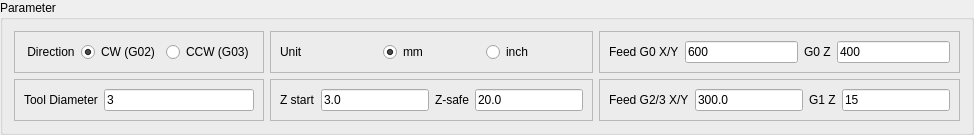
     <widget class="QGroupBox" name="groupBoxDirection">
      <property name="enabled">
       <bool>true</bool>
      </property>
      <property name="title">
       <string>Parameter</string>
      </property>
      <layout class="QGridLayout" name="gridLayout_3">
       <item row="2" column="0">
        <widget class="QFrame" name="frame_13">
         <property name="frameShape">
          <enum>QFrame::StyledPanel</enum>
         </property>
         <property name="frameShadow">
          <enum>QFrame::Raised</enum>
         </property>
         <layout class="QHBoxLayout" name="horizontalLayout_6">
          <item>
           <widget class="QLabel" name="label_29">
            <property name="text">
             <string>Tool Diameter</string>
            </property>
           </widget>
          </item>
          <item>
           <widget class="QLineEdit" name="toolDiameter">
            <property name="text">
             <string notr="true">3</string>
            </property>
            <property name="maxLength">
             <number>10</number>
            </property>
            <property name="placeholderText">
             <string>3</string>
            </property>
           </widget>
          </item>
         </layout>
        </widget>
       </item>
       <item row="1" column="0">
        <widget class="QFrame" name="frame_12">
         <property name="frameShape">
          <enum>QFrame::StyledPanel</enum>
         </property>
         <property name="frameShadow">
          <enum>QFrame::Raised</enum>
         </property>
         <layout class="QHBoxLayout" name="horizontalLayout_12">
          <item>
           <widget class="QLabel" name="label_5">
            <property name="text">
             <string> Direction</string>
            </property>
           </widget>
          </item>
          <item>
           <widget class="QRadioButton" name="dirCW">
            <property name="text">
             <string comment="CW">CW (G02)</string>
            </property>
            <property name="checked">
             <bool>true</bool>
            </property>
           </widget>
          </item>
          <item>
           <widget class="QRadioButton" name="dirCCW">
            <property name="text">
             <string comment="CCW">CCW (G03)</string>
            </property>
           </widget>
          </item>
         </layout>
        </widget>
       </item>
       <item row="1" column="1">
        <widget class="QFrame" name="frameUnit">
         <property name="frameShape">
          <enum>QFrame::StyledPanel</enum>
         </property>
         <property name="frameShadow">
          <enum>QFrame::Raised</enum>
         </property>
         <layout class="QHBoxLayout" name="horizontalLayout_7">
          <item>
           <widget class="QLabel" name="label_4">
            <property name="text">
             <string>Unit</string>
            </property>
           </widget>
          </item>
          <item>
           <widget class="QRadioButton" name="unitMm">
            <property name="enabled">
             <bool>true</bool>
            </property>
            <property name="accessibleName">
             <string comment="mm"/>
            </property>
            <property name="text">
             <string comment="mm">mm</string>
            </property>
            <property name="checked">
             <bool>true</bool>
            </property>
           </widget>
          </item>
          <item>
           <widget class="QRadioButton" name="unitInch">
            <property name="accessibleName">
             <string notr="true" comment="inch"/>
            </property>
            <property name="text">
             <string comment="inch">inch</string>
            </property>
           </widget>
          </item>
         </layout>
        </widget>
       </item>
       <item row="2" column="2">
        <widget class="QFrame" name="frame_15">
         <property name="frameShape">
          <enum>QFrame::StyledPanel</enum>
         </property>
         <property name="frameShadow">
          <enum>QFrame::Raised</enum>
         </property>
         <layout class="QHBoxLayout" name="horizontalLayout_14">
          <item>
           <widget class="QLabel" name="label_32">
            <property name="text">
             <string>Feed G2/3 X/Y</string>
            </property>
           </widget>
          </item>
          <item>
           <widget class="QLineEdit" name="speedG2G3">
            <property name="text">
             <string>300.0</string>
            </property>
           </widget>
          </item>
          <item>
           <widget class="QLabel" name="label_34">
            <property name="text">
             <string>G1 Z</string>
            </property>
           </widget>
          </item>
          <item>
           <widget class="QLineEdit" name="speedZg1">
            <property name="text">
             <string>15</string>
            </property>
           </widget>
          </item>
         </layout>
        </widget>
       </item>
       <item row="1" column="2">
        <widget class="QFrame" name="frame_16">
         <property name="frameShape">
          <enum>QFrame::StyledPanel</enum>
         </property>
         <property name="frameShadow">
          <enum>QFrame::Raised</enum>
         </property>
         <layout class="QHBoxLayout" name="horizontalLayout_15">
          <item>
           <widget class="QLabel" name="label_27">
            <property name="text">
             <string>Feed G0 X/Y</string>
            </property>
           </widget>
          </item>
          <item>
           <widget class="QLineEdit" name="speedXY">
            <property name="text">
             <string>600</string>
            </property>
           </widget>
          </item>
          <item>
           <widget class="QLabel" name="label_33">
            <property name="text">
             <string>G0 Z</string>
            </property>
           </widget>
          </item>
          <item>
           <widget class="QLineEdit" name="speedZ">
            <property name="text">
             <string>400</string>
            </property>
           </widget>
          </item>
         </layout>
        </widget>
       </item>
       <item row="2" column="1">
        <widget class="QFrame" name="frame_14">
         <property name="frameShape">
          <enum>QFrame::StyledPanel</enum>
         </property>
         <property name="frameShadow">
          <enum>QFrame::Raised</enum>
         </property>
         <layout class="QHBoxLayout" name="horizontalLayout_13">
          <item>
           <widget class="QLabel" name="label_39">
            <property name="text">
             <string>Z start</string>
            </property>
           </widget>
          </item>
          <item>
           <widget class="QLineEdit" name="startZ">
            <property name="text">
             <string>3.0</string>
            </property>
           </widget>
          </item>
          <item>
           <widget class="QLabel" name="label_40">
            <property name="text">
             <string>Z-safe</string>
            </property>
           </widget>
          </item>
          <item>
           <widget class="QLineEdit" name="zSafe">
            <property name="text">
             <string>20.0</string>
            </property>
           </widget>
          </item>
         </layout>
        </widget>
       </item>
      </layout>
     </widget>
